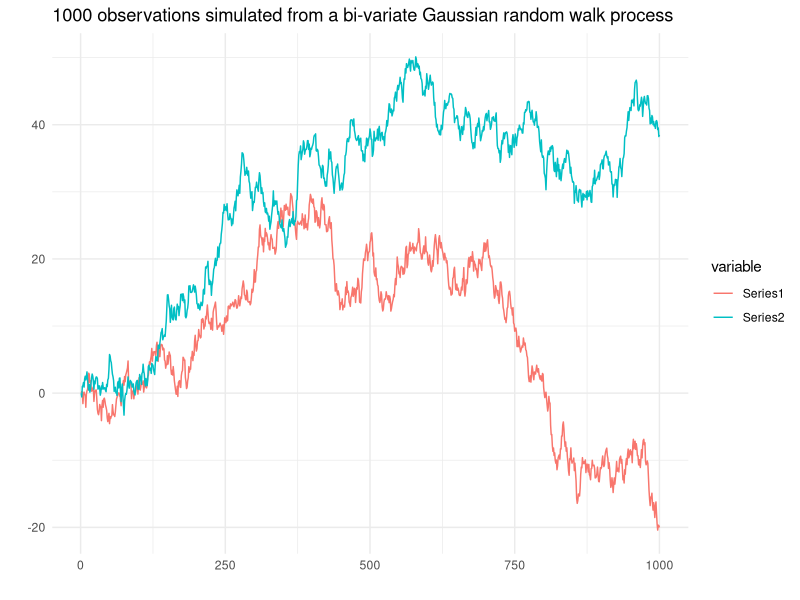

Write R code to recreate this figure.
## ---- chunk 1
if (!require(MASS)) {install.packages('MASS')}
library(MASS)
library(ggplot2)
library(reshape2)

set.seed(123)

n = 1000  
cov_matrix = diag(2)  

random_walk_sample = matrix(nrow = n, ncol = 2)
#initialize the random walk at 0,0
random_walk_sample[1, ] = c(0, 0) 

for (i in 2:n) {
  random_walk_sample[i, ] = random_walk_sample[i - 1, ] + mvrnorm(n = 1, mu = c(0, 0), Sigma = cov_matrix)
}

mat_plot = random_walk_sample 
colnames(mat_plot) = c("Series1", "Series2")
mat_plot = as.data.frame(mat_plot)
mat_plot$Index = 1:nrow(mat_plot) 
mat_plot = melt(mat_plot, id.vars = "Index")

ggplot(mat_plot, aes(x = Index, y = value, color = variable)) +
    geom_line() +
    labs(title = "1000 observations simulated from a bi-variate Gaussian random walk process", x = "", y = "") +
    theme_minimal()
## ---- chunk 2
#if (!require(matrixNormal)) {install_packages('matrixNormal')}
BVAR_fit <- function(data, p, S, kappa1, kappa2, A_prior, V_prior, S_prior, nu_prior, N, T){
  N = ncol(data)
  T = nrow(data)
  X = matrix(1,T,1)
  for (i in 1:p){
    X     = cbind(X,data[p+1:T-i,])
  }

  V_bar = solve(t(X)%*%X + solve(V_prior))
  A_bar = V_bar%*%(t(X)%*%data + solve(V_prior)%*%A_prior)
  nu_bar = T + nu_prior
  #S_bar  = S_prior + t(data)%*%data + t(A_prior)%*%diag(1/diag(V_prior))%*%A_prior - t(A_bar)%*%solve(V_bar)%*%A_bar
  S_bar = S_prior +  t(data)%*%data + t(A_prior)%*%A_prior - t(A_bar)%*%solve(V_bar)%*%A_bar
  S_bar_inv = solve(S_bar)
  #Sigma_posterior = rWishart(S, df=nu_bar, Sigma=S_bar_inv)
  Sigma_posterior = rWishart(S, df=nu_bar, Sigma=S_bar_inv)
  Sigma_posterior = apply(Sigma_posterior,3,solve)
  Sigma_posterior  = array(Sigma_posterior,c(N,N,S))
  A_posterior = array(rnorm(prod(c(dim(A_bar),S))),c(dim(A_bar),S))
  L = t(chol(V_bar))
  for (s in 1:S){
    A_posterior[,,s]= A_bar + L%*%A_posterior[,,s]%*%chol(Sigma_posterior[,,s])
    }
  return(list(A_posterior, Sigma_posterior))
}
## ---- chunk 3
p = 1
S = 1000
kappa1 = 0.1^2
kappa2 = 10^2
N = ncol(random_walk_sample)
A_prior     = matrix(0, 1+p*N, ncol = N)
V_prior     = diag(c(kappa2,kappa1*((1:p)^(-2))%x%rep(1,N)))
S_prior     = diag(1, N)
nu_prior    = ncol(random_walk_sample)+1


posterior_samples = BVAR_fit(data = random_walk_sample, p = p, S = S, kappa1 = kappa1, kappa2 = kappa2, A_prior = A_prior, V_prior = V_prior, S_prior = S_prior, nu_prior = nu_prior)

posterior_samples_A = posterior_samples[[1]]
posterior_samples_Sigma = posterior_samples[[2]]
print('Posterior mean of autoregressive parameter:')
round(apply(posterior_samples_A,1:2,mean),3)
print('Posterior standard deviation of autoregressive parameter:')
round(apply(posterior_samples_A,1:2,sd),3)
print('Posterior mean of covariance matrix:')
round(apply(posterior_samples_Sigma,1:2,mean),3)
print('Posterior standard deviation of covariance matrix:')
round(apply(posterior_samples_Sigma,1:2,sd),3)
